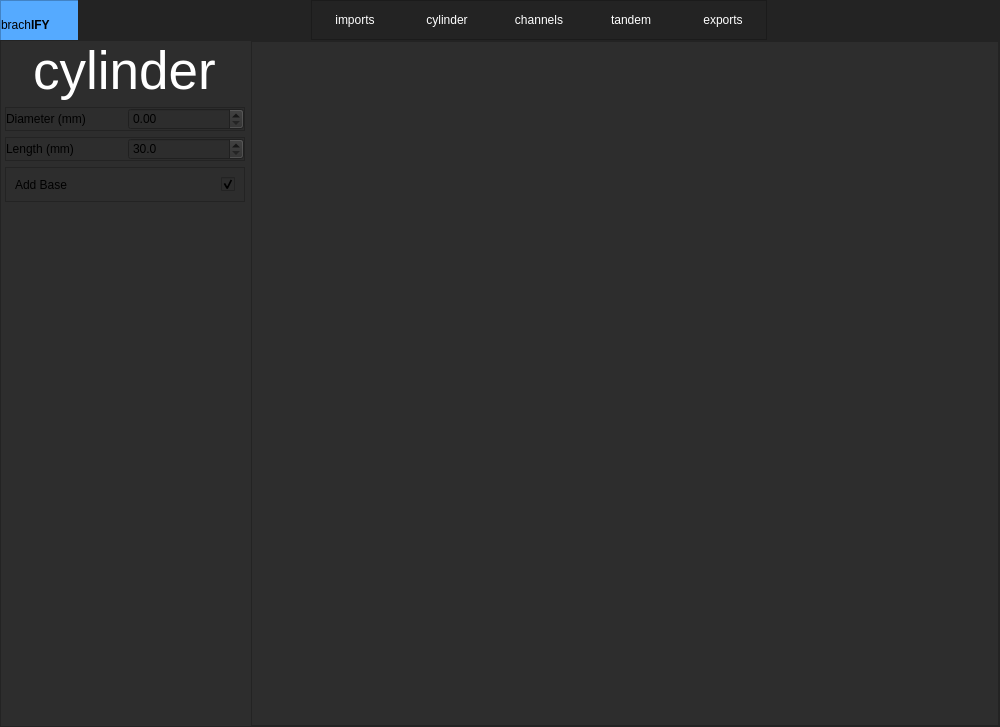
<?xml version="1.0" encoding="UTF-8"?>
<ui version="4.0">
 <class>MainWindow</class>
 <widget class="QMainWindow" name="MainWindow">
  <property name="geometry">
   <rect>
    <x>0</x>
    <y>0</y>
    <width>1000</width>
    <height>727</height>
   </rect>
  </property>
  <property name="minimumSize">
   <size>
    <width>1000</width>
    <height>500</height>
   </size>
  </property>
  <property name="acceptDrops">
   <bool>false</bool>
  </property>
  <property name="windowTitle">
   <string>brachify</string>
  </property>
  <property name="styleSheet">
   <string notr="true">background-color: rgb(45, 45, 45);</string>
  </property>
  <widget class="QWidget" name="centralwidget">
   <property name="acceptDrops">
    <bool>true</bool>
   </property>
   <layout class="QVBoxLayout" name="verticalLayout">
    <property name="spacing">
     <number>0</number>
    </property>
    <property name="leftMargin">
     <number>0</number>
    </property>
    <property name="topMargin">
     <number>0</number>
    </property>
    <property name="rightMargin">
     <number>0</number>
    </property>
    <property name="bottomMargin">
     <number>0</number>
    </property>
    <item>
     <widget class="QFrame" name="Top_Bar">
      <property name="maximumSize">
       <size>
        <width>16777215</width>
        <height>40</height>
       </size>
      </property>
      <property name="styleSheet">
       <string notr="true">background-color: rgb(35, 35, 35);</string>
      </property>
      <property name="frameShape">
       <enum>QFrame::NoFrame</enum>
      </property>
      <property name="frameShadow">
       <enum>QFrame::Raised</enum>
      </property>
      <layout class="QHBoxLayout" name="horizontalLayout">
       <property name="spacing">
        <number>0</number>
       </property>
       <property name="leftMargin">
        <number>0</number>
       </property>
       <property name="topMargin">
        <number>0</number>
       </property>
       <property name="rightMargin">
        <number>0</number>
       </property>
       <property name="bottomMargin">
        <number>0</number>
       </property>
       <item>
        <widget class="QFrame" name="frame_toggle">
         <property name="maximumSize">
          <size>
           <width>78</width>
           <height>40</height>
          </size>
         </property>
         <property name="styleSheet">
          <string notr="true">background-color: rgb(85, 170, 255);</string>
         </property>
         <property name="frameShape">
          <enum>QFrame::StyledPanel</enum>
         </property>
         <property name="frameShadow">
          <enum>QFrame::Raised</enum>
         </property>
         <layout class="QVBoxLayout" name="verticalLayout_2">
          <property name="spacing">
           <number>0</number>
          </property>
          <property name="leftMargin">
           <number>0</number>
          </property>
          <property name="topMargin">
           <number>0</number>
          </property>
          <property name="rightMargin">
           <number>0</number>
          </property>
          <property name="bottomMargin">
           <number>0</number>
          </property>
          <item alignment="Qt::AlignVCenter">
           <widget class="QLabel" name="label_14">
            <property name="minimumSize">
             <size>
              <width>78</width>
              <height>48</height>
             </size>
            </property>
            <property name="maximumSize">
             <size>
              <width>78</width>
              <height>48</height>
             </size>
            </property>
            <property name="text">
             <string>&lt;html&gt;&lt;head/&gt;&lt;body&gt;&lt;p&gt; brach&lt;span style=&quot; font-weight:600;&quot;&gt;IFY&lt;/span&gt;&lt;/p&gt;&lt;/body&gt;&lt;/html&gt;</string>
            </property>
           </widget>
          </item>
         </layout>
        </widget>
       </item>
       <item alignment="Qt::AlignHCenter">
        <widget class="QFrame" name="frame_top">
         <property name="frameShape">
          <enum>QFrame::StyledPanel</enum>
         </property>
         <property name="frameShadow">
          <enum>QFrame::Raised</enum>
         </property>
         <layout class="QHBoxLayout" name="horizontalLayout_17">
          <property name="leftMargin">
           <number>0</number>
          </property>
          <property name="topMargin">
           <number>0</number>
          </property>
          <property name="rightMargin">
           <number>0</number>
          </property>
          <property name="bottomMargin">
           <number>0</number>
          </property>
          <item>
           <widget class="QPushButton" name="btn_views_imports">
            <property name="minimumSize">
             <size>
              <width>86</width>
              <height>0</height>
             </size>
            </property>
            <property name="maximumSize">
             <size>
              <width>86</width>
              <height>48</height>
             </size>
            </property>
            <property name="styleSheet">
             <string notr="true">QPushButton {
	color: rgb(255, 255, 255);
	background-color: rgb(35, 35, 35);
	border: 0px solid;
}
QPushButton:hover {
	background-color: rgb(85, 170, 255);
}</string>
            </property>
            <property name="text">
             <string>imports</string>
            </property>
           </widget>
          </item>
          <item>
           <widget class="QPushButton" name="btn_views_cylinder">
            <property name="minimumSize">
             <size>
              <width>86</width>
              <height>0</height>
             </size>
            </property>
            <property name="maximumSize">
             <size>
              <width>86</width>
              <height>48</height>
             </size>
            </property>
            <property name="styleSheet">
             <string notr="true">QPushButton {
	color: rgb(255, 255, 255);
	background-color: rgb(35, 35, 35);
	border: 0px solid;
}
QPushButton:hover {
	background-color: rgb(85, 170, 255);
}</string>
            </property>
            <property name="text">
             <string>cylinder</string>
            </property>
           </widget>
          </item>
          <item>
           <widget class="QPushButton" name="btn_views_channels">
            <property name="minimumSize">
             <size>
              <width>86</width>
              <height>0</height>
             </size>
            </property>
            <property name="maximumSize">
             <size>
              <width>86</width>
              <height>48</height>
             </size>
            </property>
            <property name="styleSheet">
             <string notr="true">QPushButton {
	color: rgb(255, 255, 255);
	background-color: rgb(35, 35, 35);
	border: 0px solid;
}
QPushButton:hover {
	background-color: rgb(85, 170, 255);
}</string>
            </property>
            <property name="text">
             <string>channels</string>
            </property>
           </widget>
          </item>
          <item>
           <widget class="QPushButton" name="btn_views_tandem">
            <property name="minimumSize">
             <size>
              <width>86</width>
              <height>0</height>
             </size>
            </property>
            <property name="maximumSize">
             <size>
              <width>86</width>
              <height>48</height>
             </size>
            </property>
            <property name="styleSheet">
             <string notr="true">QPushButton {
	color: rgb(255, 255, 255);
	background-color: rgb(35, 35, 35);
	border: 0px solid;
}
QPushButton:hover {
	background-color: rgb(85, 170, 255);
}</string>
            </property>
            <property name="text">
             <string>tandem</string>
            </property>
           </widget>
          </item>
          <item>
           <widget class="QPushButton" name="btn_views_exports">
            <property name="minimumSize">
             <size>
              <width>86</width>
              <height>0</height>
             </size>
            </property>
            <property name="maximumSize">
             <size>
              <width>86</width>
              <height>48</height>
             </size>
            </property>
            <property name="styleSheet">
             <string notr="true">QPushButton {
	color: rgb(255, 255, 255);
	background-color: rgb(35, 35, 35);
	border: 0px solid;
}
QPushButton:hover {
	background-color: rgb(85, 170, 255);
}</string>
            </property>
            <property name="text">
             <string>exports</string>
            </property>
           </widget>
          </item>
         </layout>
        </widget>
       </item>
      </layout>
     </widget>
    </item>
    <item>
     <widget class="QFrame" name="Content">
      <property name="acceptDrops">
       <bool>false</bool>
      </property>
      <property name="frameShape">
       <enum>QFrame::NoFrame</enum>
      </property>
      <property name="frameShadow">
       <enum>QFrame::Raised</enum>
      </property>
      <layout class="QHBoxLayout" name="horizontalLayout_2">
       <property name="spacing">
        <number>0</number>
       </property>
       <property name="leftMargin">
        <number>0</number>
       </property>
       <property name="topMargin">
        <number>0</number>
       </property>
       <property name="rightMargin">
        <number>0</number>
       </property>
       <property name="bottomMargin">
        <number>0</number>
       </property>
       <item>
        <widget class="QFrame" name="frame_pages">
         <property name="acceptDrops">
          <bool>false</bool>
         </property>
         <property name="frameShape">
          <enum>QFrame::StyledPanel</enum>
         </property>
         <property name="frameShadow">
          <enum>QFrame::Raised</enum>
         </property>
         <layout class="QHBoxLayout" name="horizontalLayout_3">
          <property name="leftMargin">
           <number>4</number>
          </property>
          <property name="topMargin">
           <number>0</number>
          </property>
          <property name="rightMargin">
           <number>0</number>
          </property>
          <property name="bottomMargin">
           <number>0</number>
          </property>
          <item>
           <widget class="QStackedWidget" name="stackedWidget">
            <property name="maximumSize">
             <size>
              <width>240</width>
              <height>16777215</height>
             </size>
            </property>
            <property name="acceptDrops">
             <bool>false</bool>
            </property>
            <property name="currentIndex">
             <number>1</number>
            </property>
            <widget class="QWidget" name="page_1">
             <property name="acceptDrops">
              <bool>false</bool>
             </property>
             <layout class="QVBoxLayout" name="verticalLayout_7">
              <property name="leftMargin">
               <number>0</number>
              </property>
              <property name="topMargin">
               <number>0</number>
              </property>
              <property name="rightMargin">
               <number>0</number>
              </property>
              <property name="bottomMargin">
               <number>0</number>
              </property>
              <item alignment="Qt::AlignTop">
               <widget class="QLabel" name="label_1">
                <property name="font">
                 <font>
                  <pointsize>40</pointsize>
                 </font>
                </property>
                <property name="styleSheet">
                 <string notr="true">color: #FFF;</string>
                </property>
                <property name="text">
                 <string>imports</string>
                </property>
                <property name="alignment">
                 <set>Qt::AlignCenter</set>
                </property>
               </widget>
              </item>
              <item>
               <widget class="QGroupBox" name="groupBox_2">
                <property name="title">
                 <string>import folder</string>
                </property>
                <layout class="QVBoxLayout" name="verticalLayout_10">
                 <item>
                  <widget class="QFrame" name="frame_2">
                   <property name="frameShape">
                    <enum>QFrame::StyledPanel</enum>
                   </property>
                   <property name="frameShadow">
                    <enum>QFrame::Raised</enum>
                   </property>
                   <layout class="QHBoxLayout" name="horizontalLayout_5">
                    <property name="leftMargin">
                     <number>0</number>
                    </property>
                    <property name="topMargin">
                     <number>0</number>
                    </property>
                    <property name="rightMargin">
                     <number>0</number>
                    </property>
                    <property name="bottomMargin">
                     <number>0</number>
                    </property>
                    <item>
                     <widget class="QLineEdit" name="lineedit_dicom_rs">
                      <property name="frame">
                       <bool>false</bool>
                      </property>
                      <property name="readOnly">
                       <bool>true</bool>
                      </property>
                     </widget>
                    </item>
                    <item>
                     <widget class="QPushButton" name="btn_import_dicom_folder">
                      <property name="text">
                       <string>import</string>
                      </property>
                     </widget>
                    </item>
                   </layout>
                  </widget>
                 </item>
                </layout>
               </widget>
              </item>
              <item>
               <spacer name="verticalSpacer_5">
                <property name="orientation">
                 <enum>Qt::Vertical</enum>
                </property>
                <property name="sizeHint" stdset="0">
                 <size>
                  <width>20</width>
                  <height>40</height>
                 </size>
                </property>
               </spacer>
              </item>
              <item>
               <widget class="QFrame" name="frame">
                <property name="frameShape">
                 <enum>QFrame::StyledPanel</enum>
                </property>
                <property name="frameShadow">
                 <enum>QFrame::Raised</enum>
                </property>
                <layout class="QHBoxLayout" name="horizontalLayout_4"/>
               </widget>
              </item>
             </layout>
            </widget>
            <widget class="QWidget" name="page_2">
             <layout class="QVBoxLayout" name="verticallayout_6">
              <property name="leftMargin">
               <number>0</number>
              </property>
              <property name="topMargin">
               <number>0</number>
              </property>
              <property name="rightMargin">
               <number>0</number>
              </property>
              <property name="bottomMargin">
               <number>0</number>
              </property>
              <item alignment="Qt::AlignHCenter|Qt::AlignTop">
               <widget class="QLabel" name="label_2">
                <property name="font">
                 <font>
                  <pointsize>40</pointsize>
                 </font>
                </property>
                <property name="styleSheet">
                 <string notr="true">color: #FFF;</string>
                </property>
                <property name="text">
                 <string>cylinder</string>
                </property>
                <property name="alignment">
                 <set>Qt::AlignCenter</set>
                </property>
               </widget>
              </item>
              <item alignment="Qt::AlignTop">
               <widget class="QFrame" name="frame_5">
                <property name="frameShape">
                 <enum>QFrame::StyledPanel</enum>
                </property>
                <property name="frameShadow">
                 <enum>QFrame::Raised</enum>
                </property>
                <layout class="QHBoxLayout" name="horizontalLayout_8">
                 <property name="leftMargin">
                  <number>0</number>
                 </property>
                 <property name="topMargin">
                  <number>0</number>
                 </property>
                 <property name="rightMargin">
                  <number>0</number>
                 </property>
                 <property name="bottomMargin">
                  <number>0</number>
                 </property>
                 <item>
                  <widget class="QLabel" name="label">
                   <property name="text">
                    <string>Diameter (mm)</string>
                   </property>
                  </widget>
                 </item>
                 <item>
                  <widget class="QDoubleSpinBox" name="cylinderDiameterSpinBox"/>
                 </item>
                </layout>
               </widget>
              </item>
              <item>
               <widget class="QFrame" name="frame_6">
                <property name="frameShape">
                 <enum>QFrame::StyledPanel</enum>
                </property>
                <property name="frameShadow">
                 <enum>QFrame::Raised</enum>
                </property>
                <layout class="QHBoxLayout" name="horizontalLayout_9">
                 <property name="leftMargin">
                  <number>0</number>
                 </property>
                 <property name="topMargin">
                  <number>0</number>
                 </property>
                 <property name="rightMargin">
                  <number>0</number>
                 </property>
                 <property name="bottomMargin">
                  <number>0</number>
                 </property>
                 <item>
                  <widget class="QLabel" name="label_6">
                   <property name="text">
                    <string>Length (mm)</string>
                   </property>
                  </widget>
                 </item>
                 <item>
                  <widget class="QDoubleSpinBox" name="cylinderLengthSpinBox">
                   <property name="decimals">
                    <number>1</number>
                   </property>
                   <property name="minimum">
                    <double>30.000000000000000</double>
                   </property>
                   <property name="maximum">
                    <double>350.000000000000000</double>
                   </property>
                  </widget>
                 </item>
                </layout>
               </widget>
              </item>
              <item>
               <widget class="QFrame" name="frame_12">
                <property name="frameShape">
                 <enum>QFrame::StyledPanel</enum>
                </property>
                <property name="frameShadow">
                 <enum>QFrame::Raised</enum>
                </property>
                <layout class="QHBoxLayout" name="horizontalLayout_16">
                 <item>
                  <widget class="QLabel" name="label_15">
                   <property name="text">
                    <string>Add Base</string>
                   </property>
                  </widget>
                 </item>
                 <item alignment="Qt::AlignRight">
                  <widget class="QCheckBox" name="checkbox_cylinder_base">
                   <property name="text">
                    <string/>
                   </property>
                   <property name="iconSize">
                    <size>
                     <width>32</width>
                     <height>32</height>
                    </size>
                   </property>
                   <property name="checked">
                    <bool>true</bool>
                   </property>
                  </widget>
                 </item>
                </layout>
               </widget>
              </item>
              <item>
               <spacer name="verticalSpacer">
                <property name="orientation">
                 <enum>Qt::Vertical</enum>
                </property>
                <property name="sizeHint" stdset="0">
                 <size>
                  <width>20</width>
                  <height>40</height>
                 </size>
                </property>
               </spacer>
              </item>
             </layout>
            </widget>
            <widget class="QWidget" name="page_3">
             <layout class="QVBoxLayout" name="verticalLayout_8">
              <property name="leftMargin">
               <number>0</number>
              </property>
              <property name="topMargin">
               <number>0</number>
              </property>
              <property name="rightMargin">
               <number>0</number>
              </property>
              <property name="bottomMargin">
               <number>0</number>
              </property>
              <item alignment="Qt::AlignTop">
               <widget class="QLabel" name="label_3">
                <property name="font">
                 <font>
                  <pointsize>40</pointsize>
                 </font>
                </property>
                <property name="styleSheet">
                 <string notr="true">color: #FFF;</string>
                </property>
                <property name="text">
                 <string>channels</string>
                </property>
                <property name="alignment">
                 <set>Qt::AlignCenter</set>
                </property>
               </widget>
              </item>
              <item>
               <widget class="QGroupBox" name="groupBox">
                <property name="title">
                 <string>Universal Channel Settings</string>
                </property>
                <layout class="QVBoxLayout" name="verticalLayout_6">
                 <property name="leftMargin">
                  <number>0</number>
                 </property>
                 <property name="topMargin">
                  <number>0</number>
                 </property>
                 <property name="rightMargin">
                  <number>0</number>
                 </property>
                 <property name="bottomMargin">
                  <number>4</number>
                 </property>
                 <item>
                  <widget class="QFrame" name="frame_7">
                   <property name="frameShape">
                    <enum>QFrame::StyledPanel</enum>
                   </property>
                   <property name="frameShadow">
                    <enum>QFrame::Raised</enum>
                   </property>
                   <layout class="QHBoxLayout" name="horizontalLayout_10">
                    <item>
                     <widget class="QLabel" name="label_8">
                      <property name="text">
                       <string>Diameter (mm):</string>
                      </property>
                     </widget>
                    </item>
                    <item>
                     <widget class="QDoubleSpinBox" name="channelDiameterSpinBox">
                      <property name="minimum">
                       <double>1.000000000000000</double>
                      </property>
                      <property name="maximum">
                       <double>15.000000000000000</double>
                      </property>
                      <property name="singleStep">
                       <double>0.500000000000000</double>
                      </property>
                     </widget>
                    </item>
                   </layout>
                  </widget>
                 </item>
                 <item>
                  <widget class="QFrame" name="frame_13">
                   <property name="frameShape">
                    <enum>QFrame::StyledPanel</enum>
                   </property>
                   <property name="frameShadow">
                    <enum>QFrame::Raised</enum>
                   </property>
                   <layout class="QHBoxLayout" name="horizontalLayout_18">
                    <item>
                     <widget class="QLabel" name="label_17">
                      <property name="text">
                       <string>Hide Cylinder?</string>
                      </property>
                     </widget>
                    </item>
                    <item>
                     <widget class="QCheckBox" name="checkBox_hide_cylinder">
                      <property name="text">
                       <string/>
                      </property>
                     </widget>
                    </item>
                   </layout>
                  </widget>
                 </item>
                </layout>
               </widget>
              </item>
              <item>
               <widget class="QLabel" name="label_7">
                <property name="text">
                 <string>Loaded Channels</string>
                </property>
               </widget>
              </item>
              <item alignment="Qt::AlignLeft">
               <widget class="QListWidget" name="channelsListWidget">
                <property name="minimumSize">
                 <size>
                  <width>200</width>
                  <height>0</height>
                 </size>
                </property>
                <property name="flow">
                 <enum>QListView::TopToBottom</enum>
                </property>
                <property name="viewMode">
                 <enum>QListView::IconMode</enum>
                </property>
                <property name="uniformItemSizes">
                 <bool>true</bool>
                </property>
               </widget>
              </item>
              <item>
               <widget class="QGroupBox" name="groupBox_5">
                <property name="enabled">
                 <bool>true</bool>
                </property>
                <property name="title">
                 <string>Individual Settings</string>
                </property>
                <layout class="QHBoxLayout" name="horizontalLayout_6">
                 <item>
                  <widget class="QPushButton" name="btn_channel_disable">
                   <property name="text">
                    <string>Disable/Remove</string>
                   </property>
                  </widget>
                 </item>
                 <item>
                  <widget class="QPushButton" name="btn_channel_tandem">
                   <property name="minimumSize">
                    <size>
                     <width>50</width>
                     <height>0</height>
                    </size>
                   </property>
                   <property name="maximumSize">
                    <size>
                     <width>50</width>
                     <height>16777215</height>
                    </size>
                   </property>
                   <property name="text">
                    <string>Tandem</string>
                   </property>
                  </widget>
                 </item>
                </layout>
               </widget>
              </item>
              <item>
               <spacer name="verticalSpacer_3">
                <property name="orientation">
                 <enum>Qt::Vertical</enum>
                </property>
                <property name="sizeHint" stdset="0">
                 <size>
                  <width>20</width>
                  <height>40</height>
                 </size>
                </property>
               </spacer>
              </item>
             </layout>
            </widget>
            <widget class="QWidget" name="page_4">
             <layout class="QVBoxLayout" name="verticalLayout_5">
              <property name="leftMargin">
               <number>0</number>
              </property>
              <property name="topMargin">
               <number>0</number>
              </property>
              <property name="rightMargin">
               <number>0</number>
              </property>
              <property name="bottomMargin">
               <number>3</number>
              </property>
              <item alignment="Qt::AlignHCenter|Qt::AlignTop">
               <widget class="QLabel" name="label_4">
                <property name="font">
                 <font>
                  <pointsize>40</pointsize>
                 </font>
                </property>
                <property name="styleSheet">
                 <string notr="true">color: #FFF;</string>
                </property>
                <property name="text">
                 <string>tandem</string>
                </property>
                <property name="alignment">
                 <set>Qt::AlignCenter</set>
                </property>
               </widget>
              </item>
              <item>
               <widget class="QTabWidget" name="tandem_tabbedWidget">
                <property name="currentIndex">
                 <number>0</number>
                </property>
                <widget class="QWidget" name="tandem_tab_preloaded">
                 <attribute name="title">
                  <string>PreLoaded Tandems</string>
                 </attribute>
                 <layout class="QVBoxLayout" name="verticalLayout_11">
                  <item>
                   <widget class="QListWidget" name="listWidget_savedTandems"/>
                  </item>
                  <item>
                   <widget class="QGroupBox" name="groupbox_newTandem">
                    <property name="maximumSize">
                     <size>
                      <width>16777215</width>
                      <height>1677215</height>
                     </size>
                    </property>
                    <property name="title">
                     <string>New Tandem</string>
                    </property>
                    <layout class="QVBoxLayout" name="verticalLayout_4">
                     <property name="spacing">
                      <number>2</number>
                     </property>
                     <property name="leftMargin">
                      <number>2</number>
                     </property>
                     <property name="topMargin">
                      <number>0</number>
                     </property>
                     <property name="rightMargin">
                      <number>0</number>
                     </property>
                     <property name="bottomMargin">
                      <number>2</number>
                     </property>
                     <item>
                      <widget class="QFrame" name="frame_15">
                       <property name="frameShape">
                        <enum>QFrame::StyledPanel</enum>
                       </property>
                       <property name="frameShadow">
                        <enum>QFrame::Raised</enum>
                       </property>
                       <layout class="QHBoxLayout" name="horizontalLayout_20">
                        <item>
                         <widget class="QLabel" name="label_19">
                          <property name="text">
                           <string>Tool Model</string>
                          </property>
                         </widget>
                        </item>
                        <item>
                         <widget class="QLineEdit" name="tandem_lineEdit_toolModel"/>
                        </item>
                        <item>
                         <widget class="QPushButton" name="btn_tandem_importToolModel">
                          <property name="maximumSize">
                           <size>
                            <width>30</width>
                            <height>16777215</height>
                           </size>
                          </property>
                          <property name="text">
                           <string>...</string>
                          </property>
                         </widget>
                        </item>
                       </layout>
                      </widget>
                     </item>
                     <item>
                      <widget class="QFrame" name="frame_16">
                       <property name="frameShape">
                        <enum>QFrame::StyledPanel</enum>
                       </property>
                       <property name="frameShadow">
                        <enum>QFrame::Raised</enum>
                       </property>
                       <layout class="QHBoxLayout" name="horizontalLayout_21">
                        <item>
                         <widget class="QLabel" name="label_20">
                          <property name="text">
                           <string>Tandem Name:</string>
                          </property>
                         </widget>
                        </item>
                        <item>
                         <widget class="QLineEdit" name="lineEdit_tandemName"/>
                        </item>
                       </layout>
                      </widget>
                     </item>
                     <item>
                      <widget class="QFrame" name="frame_17">
                       <property name="frameShape">
                        <enum>QFrame::StyledPanel</enum>
                       </property>
                       <property name="frameShadow">
                        <enum>QFrame::Raised</enum>
                       </property>
                       <layout class="QVBoxLayout" name="verticalLayout_12">
                        <item>
                         <widget class="QFrame" name="frame_18">
                          <property name="frameShape">
                           <enum>QFrame::StyledPanel</enum>
                          </property>
                          <property name="frameShadow">
                           <enum>QFrame::Raised</enum>
                          </property>
                          <layout class="QHBoxLayout" name="horizontalLayout_22">
                           <property name="spacing">
                            <number>2</number>
                           </property>
                           <property name="leftMargin">
                            <number>0</number>
                           </property>
                           <property name="topMargin">
                            <number>0</number>
                           </property>
                           <property name="rightMargin">
                            <number>0</number>
                           </property>
                           <property name="bottomMargin">
                            <number>0</number>
                           </property>
                           <item>
                            <widget class="QPushButton" name="btn_tandem_add_update">
                             <property name="text">
                              <string>Add/Update</string>
                             </property>
                            </widget>
                           </item>
                           <item>
                            <widget class="QPushButton" name="btn_tandem_clear">
                             <property name="text">
                              <string>Clear</string>
                             </property>
                            </widget>
                           </item>
                          </layout>
                         </widget>
                        </item>
                       </layout>
                      </widget>
                     </item>
                    </layout>
                   </widget>
                  </item>
                 </layout>
                </widget>
                <widget class="QWidget" name="tandem_tab_generated">
                 <attribute name="title">
                  <string>Generated</string>
                 </attribute>
                </widget>
               </widget>
              </item>
              <item>
               <spacer name="verticalSpacer_2">
                <property name="orientation">
                 <enum>Qt::Vertical</enum>
                </property>
                <property name="sizeHint" stdset="0">
                 <size>
                  <width>20</width>
                  <height>40</height>
                 </size>
                </property>
               </spacer>
              </item>
             </layout>
            </widget>
            <widget class="QWidget" name="page_5">
             <layout class="QVBoxLayout" name="verticalLayout_9">
              <property name="leftMargin">
               <number>0</number>
              </property>
              <property name="topMargin">
               <number>0</number>
              </property>
              <property name="rightMargin">
               <number>0</number>
              </property>
              <property name="bottomMargin">
               <number>0</number>
              </property>
              <item alignment="Qt::AlignHCenter|Qt::AlignTop">
               <widget class="QLabel" name="label_5">
                <property name="font">
                 <font>
                  <pointsize>40</pointsize>
                 </font>
                </property>
                <property name="styleSheet">
                 <string notr="true">color: #FFF;</string>
                </property>
                <property name="text">
                 <string>export</string>
                </property>
                <property name="alignment">
                 <set>Qt::AlignCenter</set>
                </property>
               </widget>
              </item>
              <item>
               <widget class="QLabel" name="label_12">
                <property name="text">
                 <string>Info</string>
                </property>
               </widget>
              </item>
              <item>
               <widget class="QLabel" name="label_16">
                <property name="text">
                 <string>Data</string>
                </property>
               </widget>
              </item>
              <item>
               <widget class="QPushButton" name="btn_export_stl">
                <property name="text">
                 <string>export STL</string>
                </property>
               </widget>
              </item>
              <item>
               <spacer name="verticalSpacer_4">
                <property name="orientation">
                 <enum>Qt::Vertical</enum>
                </property>
                <property name="sizeHint" stdset="0">
                 <size>
                  <width>20</width>
                  <height>40</height>
                 </size>
                </property>
               </spacer>
              </item>
             </layout>
            </widget>
           </widget>
          </item>
          <item>
           <widget class="QFrame" name="model_frame">
            <property name="minimumSize">
             <size>
              <width>0</width>
              <height>0</height>
             </size>
            </property>
            <property name="frameShape">
             <enum>QFrame::StyledPanel</enum>
            </property>
            <property name="frameShadow">
             <enum>QFrame::Raised</enum>
            </property>
            <layout class="QGridLayout" name="gridLayout"/>
           </widget>
          </item>
         </layout>
        </widget>
       </item>
      </layout>
     </widget>
    </item>
   </layout>
  </widget>
 </widget>
 <resources/>
 <connections/>
</ui>
